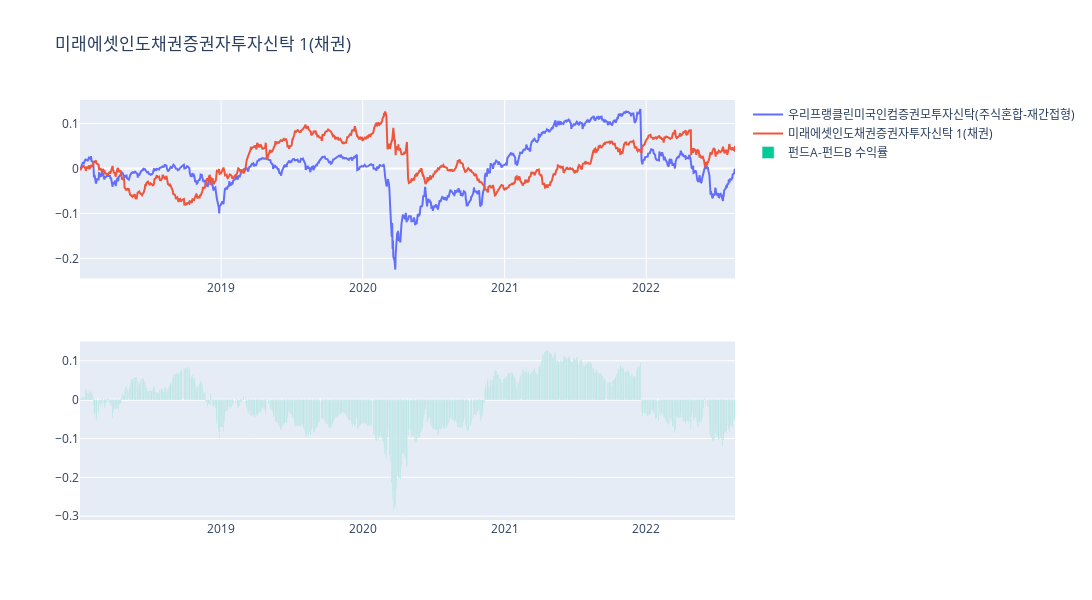

Notebook source saved alongside this figure:
### Code cell
fig = plotly.subplots.make_subplots(
    rows=2, 
    cols=1, 
    # subplot_titles=("가격", "설정원본 (백만원)")
    )

fig.append_trace(
    go.Scatter(y=fundAB_df.iloc[:, 0], x=fundAB_df.index, name=fundA_name), 
    row=1,
    col=1,
    )
fig.append_trace(
    go.Scatter(y=fundAB_df.iloc[:, 1], x=fundAB_df.index, name=fundB_name), 
    row=1,
    col=1,
    )
fig.append_trace(
    go.Bar(y=fundAB_df.loc[:, "ret_diff"], x=fundAB_df.index, name="펀드A-펀드B 수익률"),
    row=2,
    col=1,
    )

# fig.update_xaxes(rangeslider_visible=True)
fig.update_layout(height=600, width=1200, title_text=name)
fig.show()

### Figure 1 — Plotly figure (JSON) as saved in the notebook; plotly's stock layout.template omitted (floating-point values rounded to 4 significant figures; data arrays with more than 128 entries replaced by an {"elided": "..."} marker saying what was removed)
{"data": [{"name": "우리프랭클린미국인컴증권모투자신탁(주식혼합-재간접형)", "type": "scatter", "x": {"elided": "1145 str values"}, "xaxis": "x", "y": {"elided": "1145 float values"}, "yaxis": "y"}, {"name": "미래에셋인도채권증권자투자신탁 1(채권)", "type": "scatter", "x": {"elided": "1145 str values"}, "xaxis": "x", "y": {"elided": "1145 float values"}, "yaxis": "y"}, {"name": "펀드A-펀드B 수익률", "type": "bar", "x": {"elided": "1145 str values"}, "xaxis": "x2", "y": {"elided": "1145 float values"}, "yaxis": "y2"}], "layout": {"height": 600, "title": {"text": "미래에셋인도채권증권자투자신탁 1(채권)"}, "width": 1200, "xaxis": {"anchor": "y", "domain": [0, 1]}, "xaxis2": {"anchor": "y2", "domain": [0, 1]}, "yaxis": {"anchor": "x", "domain": [0.575, 1]}, "yaxis2": {"anchor": "x2", "domain": [0, 0.425]}}}
